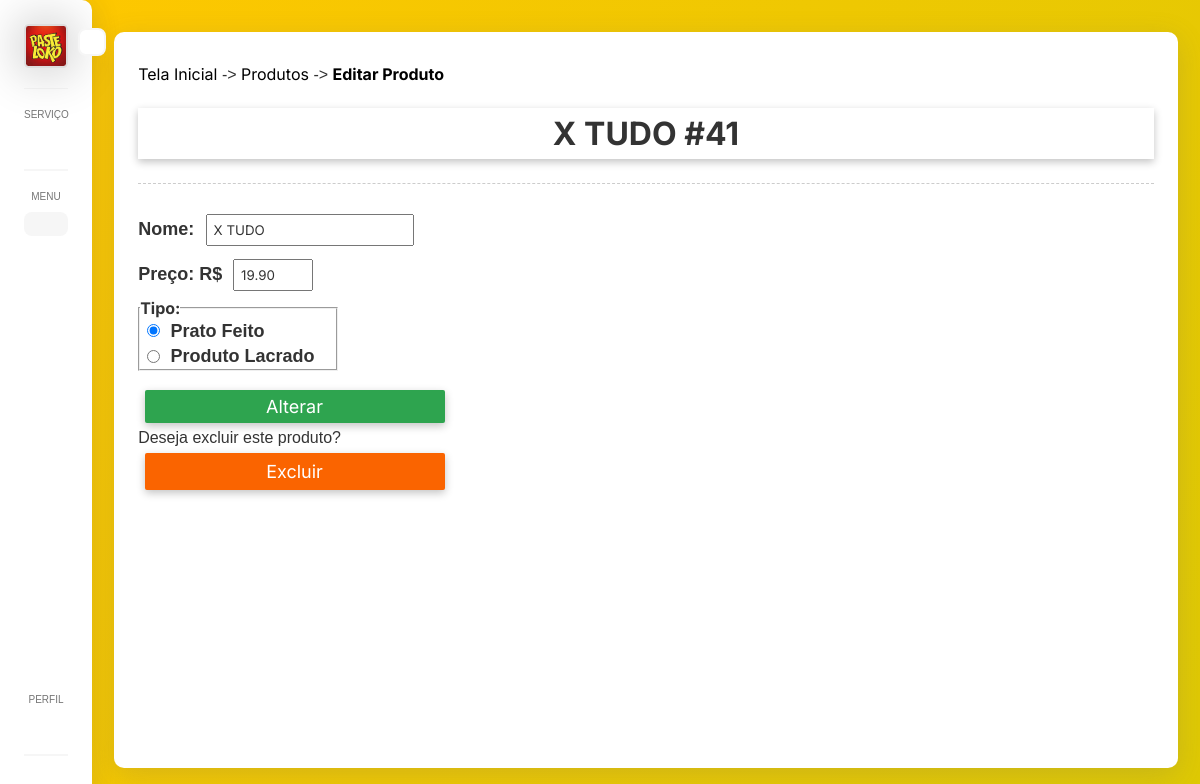
Page /screens/produto/alterar.php?codigo=41 on the committed database.
### tables this page shows
CREATE TABLE `produtos` (
  `codigo` int(11) NOT NULL AUTO_INCREMENT,
  `nome` varchar(45) NOT NULL,
  `preco` decimal(10,2) NOT NULL,
  `tipo` varchar(45) NOT NULL,
  PRIMARY KEY (`codigo`)
);

### db/produto.php (called while the page is built, shortened)
<?php
    include_once("config.php");
    function consultarProdutoPorId($codigo){
        global $pdo;
        $sql = "SELECT * FROM produtos where codigo = :codigo";
        $stm = $pdo->prepare($sql);
        $stm->bindParam(":codigo", $codigo);
        $stm->execute();
        return $stm->fetch(PDO::FETCH_ASSOC);
    }

### screens/produto/index.php (the view, shortened to what this page needs)
<?php
    $cadastrar = basename($_SERVER['PHP_SELF']) === 'cadastrar.php';
?>
<!DOCTYPE html>
<html lang="en">
  <head>
    <link rel="stylesheet" href="/<?=explode('/', $_SERVER['REQUEST_URI'])[1]?>/assets/style.global.css?<?=random_int(100, 999)?>" />
  </head>
  <body>
    <div class="container" style="display: flex;">
        <?php include('../../includes/menu/index.php') ?>
        <div id="pagina" style="display: flex;width: 100%;">
            <div class="background">
               <div class="header-products">
                <p class="product-title"><a class="text-none black" href="#">Tela Inicial</a> -> <a class="text-none black" href="consultar.php">Produtos</a>  -> <span class="bold"><a class="text-none black" href="#"><?= $cadastrar?'Adicionar Produto' : 'Editar Produto' ?></a></span></p>
               </div>
               <div class="titulo-produto">
                    <h1
                    <?php if (!$cadastrar): ?>
                        action="alterar.php"
                    <?php endif; ?>
                    name="fProdutos"
                    data-codigo="<?php echo $resultado['codigo']; ?>"
                    class="fProdutos">
                        <?php echo !$cadastrar ? $resultado['nome'] . " #" . $resultado['codigo'] : 'ADICIONAR PRODUTO'; ?>
                    </h1>
                </div>
               <div class="sublinhado"></div>
               <div class="body-cadastro">
                    <form class="form-alterar-produto" method="POST" action="<?= $cadastrar ? 'cadastrar.php' : 'alterar.php' ?>" name="fProdutos" data-codigo="<?php echo $resultado["codigo"]; ?>" class="fProdutos">
                        <div class="linha1-form">
                            <div>
                                <label for="nome">Nome: </label>
                                <input autocomplete="off" value="<?=$resultado['nome'] ?? ''?>" id="nome" type="text" name="nome" />
                            </div>
                            <div>
                                <label for="preco">Preço: R$</label>
                                <input class="input-preco" autocomplete="off" value="<?=$resultado['preco'] ?? ''?>" placeholder="0.00" id="preco" type="text" name="preco" />
                            </div>
                            <fieldset>
                            <legend for="tipo"><b>Tipo:</b></legend>
                            <div>
                              <input type="radio" id="pratofeito" name="tipo" value="Prato Feito" <?= ($resultado['tipo']??"") === "Prato Feito" ? 'checked' : '' ?>/>
                              <label for="pratofeito">Prato Feito</label>
                            </div>
                            <div>
                              <input type="radio" id="produtolacrado" name="tipo" value="Produto Lacrado" <?= ($resultado['tipo']??"") === "Produto Lacrado" ? 'checked' : '' ?>/>
                              <label for="produtolacrado">Produto Lacrado</label>
                            </div>
                          </fieldset>
                        </div>
                          <input class="button" type="submit" value="<?= $cadastrar?'Adicionar' : 'Alterar' ?>" onclick="addProduto(nome.value,preco.value,tipo.value)" />
                    </form>
                    <div class="excluir-item <?= $cadastrar?'hidden' : '' ?>">
                        <p>Deseja excluir este produto?</p>
                        <input class="button btn-excluir" type="button" value="Excluir">
                    </div>
        </div>
    </div>
  </body>
</html>

### assets/style.global.css (style rules this page uses)
* { margin: 0; padding: 0; box-sizing: border-box; font-family: 'Inter',sans-serif; color: #333333; }
body { background:linear-gradient(120deg,#FFC700,#DEC904); overflow: hidden; }
.container { width: 100%; min-height: 100vh; }
.background { height: 92vh; width: 96%; background-color: white; margin: 4vh 2%; border-radius: 10px; box-shadow: rgba(100, 100, 111, 0.2) 0px 7px 29px 0px; padding: 16px 24px; overflow: hidden; }
.header-products { display: flex; margin: 16px 0px; }
.bold { font-weight: bold; }
.text-none { text-decoration: none; }
.black { color: black; }
.titulo-produto { display: flex; width: 100%; align-items: center; justify-content: center; margin: 24px 0px; padding: 6px; box-shadow: rgba(0, 0, 0, 0.24) 0px 3px 8px; }
.titulo-produto { color: #333333; }
.sublinhado { border-bottom: 1px solid black; }
.sublinhado { border-bottom: 1px dashed #ccc; }
.button { cursor: pointer; padding: 8px 18px; font-size: 18px; color: white; background-color: #2EA44F; box-shadow: rgba(0, 0, 0, 0.24) 0px 3px 8px; border: none; transition: 0.15s; border-radius: 2px; width: 300px; }
.btn-excluir { background-color: #FA6400; }
p, label { font: 1rem 'Fira Sans', sans-serif; }
input { margin: 0.4rem; padding: 5px; }
fieldset { width: 200px; }
.fProdutos { display: flex; flex-direction: column; align-items: flex-start; gap: 4px; }
.form-alterar-produto { margin-top: 24px; display: flex; flex-direction: column; gap: 12px; }
.form-alterar-produto label { font-size: 18px; font-weight: bold; }
.form-alterar-produto input { padding: 6px; }
.form-alterar-produto .input-preco { width: 80px; }

### rows in the picture
produtos: nome "X TUDO", codigo "41", preco "19.90", tipo "☑ Prato Feito", tipo "☐ Produto Lacrado"
